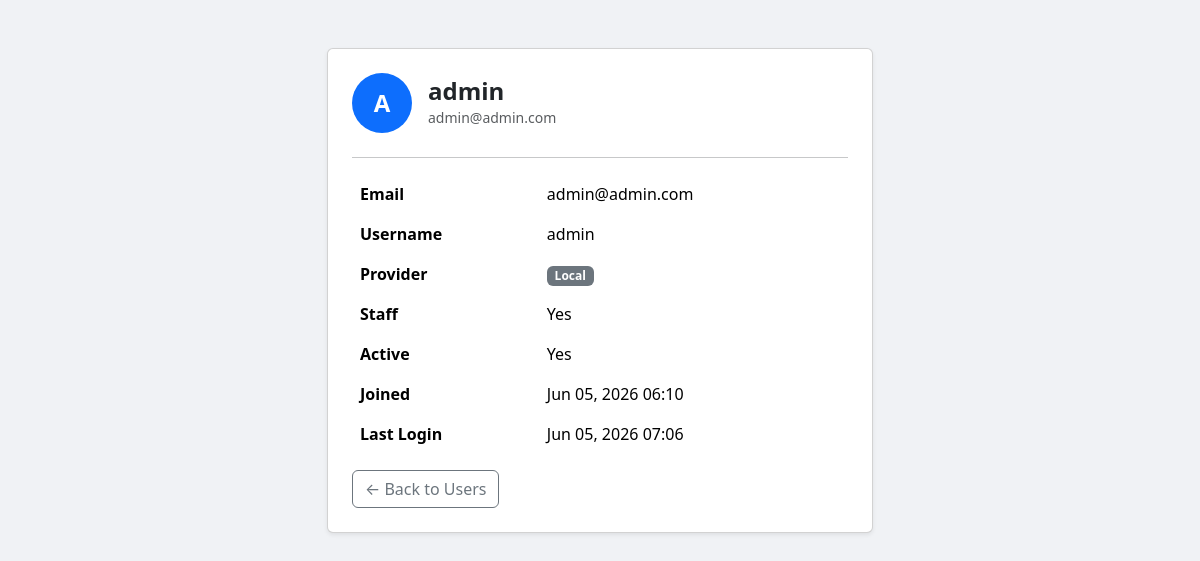
/users/5/ (signed in), run on the app's committed database.
### accounts/models.py (models this page shows, shortened)
class CustomUser(AbstractUser):
    email = models.EmailField(unique=True)
    avatar = models.URLField(blank=True, null=True)       # from Google/Facebook
    provider = models.CharField(max_length=50, blank=True) # 'google', 'facebook', 'local'
    USERNAME_FIELD = 'email'
    REQUIRED_FIELDS = ['username']

### accounts/views.py (the view)
# urls.py: path('users/<int:pk>/', views.user_detail, name='user_detail'),
@staff_member_required
def user_detail(request, pk):
    user = CustomUser.objects.get(pk=pk)
    return render(request, 'accounts/user_detail.html', {'user': user})

### accounts/templates/accounts/user_detail.html (shortened to what this page needs)
{% extends 'base.html' %}
{% block content %}
<div class="container py-5">
  <div class="row justify-content-center">
    <div class="col-md-6">
      <div class="card shadow-sm">
        <div class="card-body p-4">
          <div class="d-flex align-items-center mb-4">
            {% if user.avatar %}
              <img src="{{ user.avatar }}" class="rounded-circle me-3" width="70" height="70"/>
            {% else %}
              <div class="avatar-placeholder me-3">{{ user.username|first|upper }}</div>
            {% endif %}
            <div>
              <h4 class="mb-0 fw-bold">{{ user.username }}</h4>
              <small class="text-muted">{{ user.email }}</small>
            </div>
          </div>
          <hr/>
          <table class="table table-borderless">
            <tr><th>Email</th><td>{{ user.email }}</td></tr>
            <tr><th>Username</th><td>{{ user.username }}</td></tr>
            <tr>
              <th>Provider</th>
              <td>
                {% if user.provider == 'google' %}
                  <span class="badge bg-danger">Google</span>
                {% elif user.provider == 'facebook' %}
                  <span class="badge bg-primary">Facebook</span>
                {% else %}
                  <span class="badge bg-secondary">Local</span>
                {% endif %}
              </td>
            </tr>
            <tr><th>Staff</th><td>{{ user.is_staff|yesno:"Yes,No" }}</td></tr>
            <tr><th>Active</th><td>{{ user.is_active|yesno:"Yes,No" }}</td></tr>
            <tr><th>Joined</th><td>{{ user.date_joined|date:"M d, Y H:i" }}</td></tr>
            <tr><th>Last Login</th><td>{{ user.last_login|date:"M d, Y H:i"|default:"Never" }}</td></tr>
          </table>
          <a href="{% url 'users_list' %}" class="btn btn-outline-secondary">← Back to Users</a>
        </div>
      </div>
    </div>
  </div>
</div>
{% endblock %}

### static/css/main.css (style rules this page uses)
body { background: #f0f2f5; min-height: 100vh; }
.avatar-placeholder { width: 60px; height: 60px; border-radius: 50%; background: #0d6efd; color: #fff; font-size: 1.5rem; font-weight: 700; display: flex; align-items: center; justify-content: center; }

### data on the page
CustomUser: username|first "A", username "admin", email "admin@admin.com", is_staff "Yes", is_active "Yes", date_joined "Jun 05, 2026 06:10", last_login "Jun 05, 2026 07:06"
